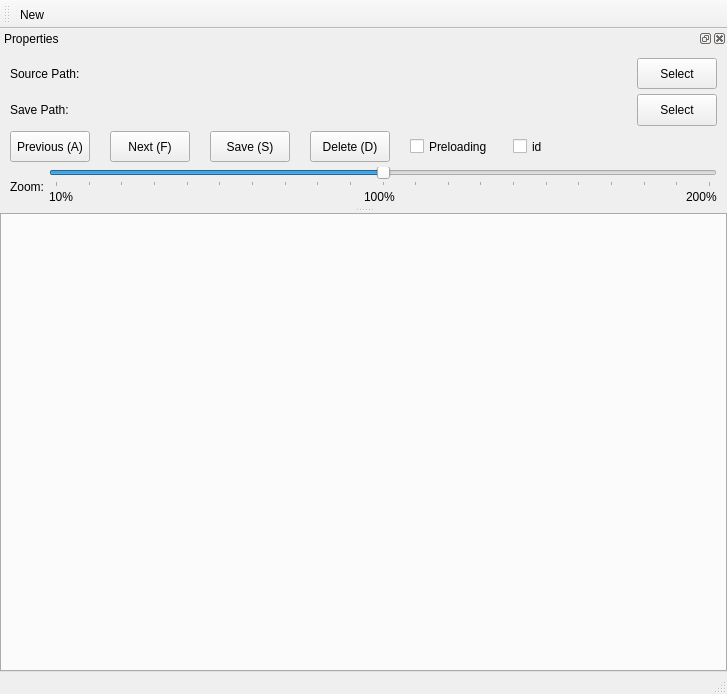
<?xml version="1.0" encoding="UTF-8"?>
<ui version="4.0">
 <class>MainWindow</class>
 <widget class="QMainWindow" name="MainWindow">
  <property name="geometry">
   <rect>
    <x>0</x>
    <y>0</y>
    <width>727</width>
    <height>694</height>
   </rect>
  </property>
  <property name="windowTitle">
   <string>MainWindow</string>
  </property>
  <property name="tabShape">
   <enum>QTabWidget::Triangular</enum>
  </property>
  <widget class="QWidget" name="centralwidget">
   <layout class="QHBoxLayout" name="horizontalLayout">
    <property name="leftMargin">
     <number>0</number>
    </property>
    <property name="topMargin">
     <number>0</number>
    </property>
    <property name="rightMargin">
     <number>0</number>
    </property>
    <property name="bottomMargin">
     <number>0</number>
    </property>
    <item>
     <widget class="QTabWidget" name="tabWidget">
      <property name="currentIndex">
       <number>-1</number>
      </property>
     </widget>
    </item>
   </layout>
  </widget>
  <widget class="QMenuBar" name="menubar">
   <property name="geometry">
    <rect>
     <x>0</x>
     <y>0</y>
     <width>727</width>
     <height>22</height>
    </rect>
   </property>
  </widget>
  <widget class="QStatusBar" name="statusbar"/>
  <widget class="QToolBar" name="toolBar">
   <property name="windowTitle">
    <string>toolBar</string>
   </property>
   <attribute name="toolBarArea">
    <enum>TopToolBarArea</enum>
   </attribute>
   <attribute name="toolBarBreak">
    <bool>false</bool>
   </attribute>
   <addaction name="actionNew"/>
  </widget>
  <widget class="QDockWidget" name="dockWidget">
   <property name="minimumSize">
    <size>
     <width>698</width>
     <height>178</height>
    </size>
   </property>
   <property name="windowTitle">
    <string>Properties</string>
   </property>
   <attribute name="dockWidgetArea">
    <number>4</number>
   </attribute>
   <widget class="QWidget" name="content">
    <layout class="QVBoxLayout" name="verticalLayout_2">
     <property name="spacing">
      <number>0</number>
     </property>
     <property name="leftMargin">
      <number>0</number>
     </property>
     <property name="topMargin">
      <number>0</number>
     </property>
     <property name="rightMargin">
      <number>0</number>
     </property>
     <property name="bottomMargin">
      <number>0</number>
     </property>
     <item>
      <layout class="QVBoxLayout" name="verticalLayout" stretch="2,2,2,2">
       <property name="spacing">
        <number>5</number>
       </property>
       <property name="leftMargin">
        <number>10</number>
       </property>
       <property name="topMargin">
        <number>10</number>
       </property>
       <property name="rightMargin">
        <number>10</number>
       </property>
       <property name="bottomMargin">
        <number>0</number>
       </property>
       <item>
        <layout class="QHBoxLayout" name="horizontalLayout_2" stretch="1,10,1">
         <item>
          <widget class="QLabel" name="source_path">
           <property name="text">
            <string>Source Path:</string>
           </property>
          </widget>
         </item>
         <item>
          <widget class="QLabel" name="source_path_show">
           <property name="text">
            <string/>
           </property>
          </widget>
         </item>
         <item>
          <widget class="QPushButton" name="loadbtn">
           <property name="sizePolicy">
            <sizepolicy hsizetype="Minimum" vsizetype="Preferred">
             <horstretch>0</horstretch>
             <verstretch>0</verstretch>
            </sizepolicy>
           </property>
           <property name="text">
            <string>Select</string>
           </property>
          </widget>
         </item>
        </layout>
       </item>
       <item>
        <layout class="QHBoxLayout" name="horizontalLayout_4" stretch="1,10,1">
         <item>
          <widget class="QLabel" name="save_path">
           <property name="text">
            <string>Save Path:</string>
           </property>
          </widget>
         </item>
         <item>
          <widget class="QLabel" name="save_path_show">
           <property name="text">
            <string/>
           </property>
          </widget>
         </item>
         <item>
          <widget class="QPushButton" name="choose_save_btn">
           <property name="sizePolicy">
            <sizepolicy hsizetype="Minimum" vsizetype="Preferred">
             <horstretch>0</horstretch>
             <verstretch>0</verstretch>
            </sizepolicy>
           </property>
           <property name="text">
            <string>Select</string>
           </property>
          </widget>
         </item>
        </layout>
       </item>
       <item>
        <layout class="QHBoxLayout" name="horizontalLayout_3">
         <property name="spacing">
          <number>20</number>
         </property>
         <item>
          <widget class="QPushButton" name="preivous_btn">
           <property name="sizePolicy">
            <sizepolicy hsizetype="Fixed" vsizetype="Preferred">
             <horstretch>0</horstretch>
             <verstretch>0</verstretch>
            </sizepolicy>
           </property>
           <property name="text">
            <string>Previous (A)</string>
           </property>
          </widget>
         </item>
         <item>
          <widget class="QPushButton" name="next_btn">
           <property name="sizePolicy">
            <sizepolicy hsizetype="Fixed" vsizetype="Preferred">
             <horstretch>0</horstretch>
             <verstretch>0</verstretch>
            </sizepolicy>
           </property>
           <property name="text">
            <string>Next (F)</string>
           </property>
          </widget>
         </item>
         <item>
          <widget class="QPushButton" name="save_btn">
           <property name="sizePolicy">
            <sizepolicy hsizetype="Fixed" vsizetype="Preferred">
             <horstretch>0</horstretch>
             <verstretch>0</verstretch>
            </sizepolicy>
           </property>
           <property name="text">
            <string>Save (S)</string>
           </property>
          </widget>
         </item>
         <item>
          <widget class="QPushButton" name="delete_btn">
           <property name="sizePolicy">
            <sizepolicy hsizetype="Fixed" vsizetype="Expanding">
             <horstretch>0</horstretch>
             <verstretch>0</verstretch>
            </sizepolicy>
           </property>
           <property name="text">
            <string>Delete (D)</string>
           </property>
          </widget>
         </item>
         <item>
          <widget class="QCheckBox" name="preload_chbox">
           <property name="sizePolicy">
            <sizepolicy hsizetype="Fixed" vsizetype="Preferred">
             <horstretch>0</horstretch>
             <verstretch>0</verstretch>
            </sizepolicy>
           </property>
           <property name="text">
            <string>Preloading</string>
           </property>
          </widget>
         </item>
         <item>
          <widget class="QCheckBox" name="show_ids">
           <property name="sizePolicy">
            <sizepolicy hsizetype="Minimum" vsizetype="Preferred">
             <horstretch>0</horstretch>
             <verstretch>0</verstretch>
            </sizepolicy>
           </property>
           <property name="text">
            <string>id</string>
           </property>
          </widget>
         </item>
        </layout>
       </item>
       <item>
        <layout class="QHBoxLayout" name="horizontalLayout_5">
         <property name="leftMargin">
          <number>0</number>
         </property>
         <item>
          <widget class="QLabel" name="label">
           <property name="text">
            <string>Zoom:</string>
           </property>
          </widget>
         </item>
         <item>
          <layout class="QVBoxLayout" name="verticalLayout_3">
           <property name="spacing">
            <number>0</number>
           </property>
           <item>
            <widget class="QSlider" name="zoomSlider">
             <property name="minimum">
              <number>1</number>
             </property>
             <property name="maximum">
              <number>21</number>
             </property>
             <property name="pageStep">
              <number>1</number>
             </property>
             <property name="value">
              <number>11</number>
             </property>
             <property name="orientation">
              <enum>Qt::Horizontal</enum>
             </property>
             <property name="tickPosition">
              <enum>QSlider::TicksBelow</enum>
             </property>
            </widget>
           </item>
           <item>
            <layout class="QHBoxLayout" name="horizontalLayout_6">
             <property name="spacing">
              <number>0</number>
             </property>
             <item>
              <widget class="QLabel" name="label_4">
               <property name="text">
                <string>10%</string>
               </property>
              </widget>
             </item>
             <item>
              <spacer name="horizontalSpacer">
               <property name="orientation">
                <enum>Qt::Horizontal</enum>
               </property>
               <property name="sizeHint" stdset="0">
                <size>
                 <width>40</width>
                 <height>20</height>
                </size>
               </property>
              </spacer>
             </item>
             <item>
              <widget class="QLabel" name="label_3">
               <property name="text">
                <string>100%</string>
               </property>
              </widget>
             </item>
             <item>
              <spacer name="horizontalSpacer_2">
               <property name="orientation">
                <enum>Qt::Horizontal</enum>
               </property>
               <property name="sizeHint" stdset="0">
                <size>
                 <width>40</width>
                 <height>20</height>
                </size>
               </property>
              </spacer>
             </item>
             <item>
              <widget class="QLabel" name="label_2">
               <property name="text">
                <string>200%</string>
               </property>
              </widget>
             </item>
            </layout>
           </item>
          </layout>
         </item>
        </layout>
       </item>
      </layout>
     </item>
    </layout>
   </widget>
  </widget>
  <action name="actionNew">
   <property name="text">
    <string>New</string>
   </property>
  </action>
 </widget>
 <resources/>
 <connections/>
</ui>
